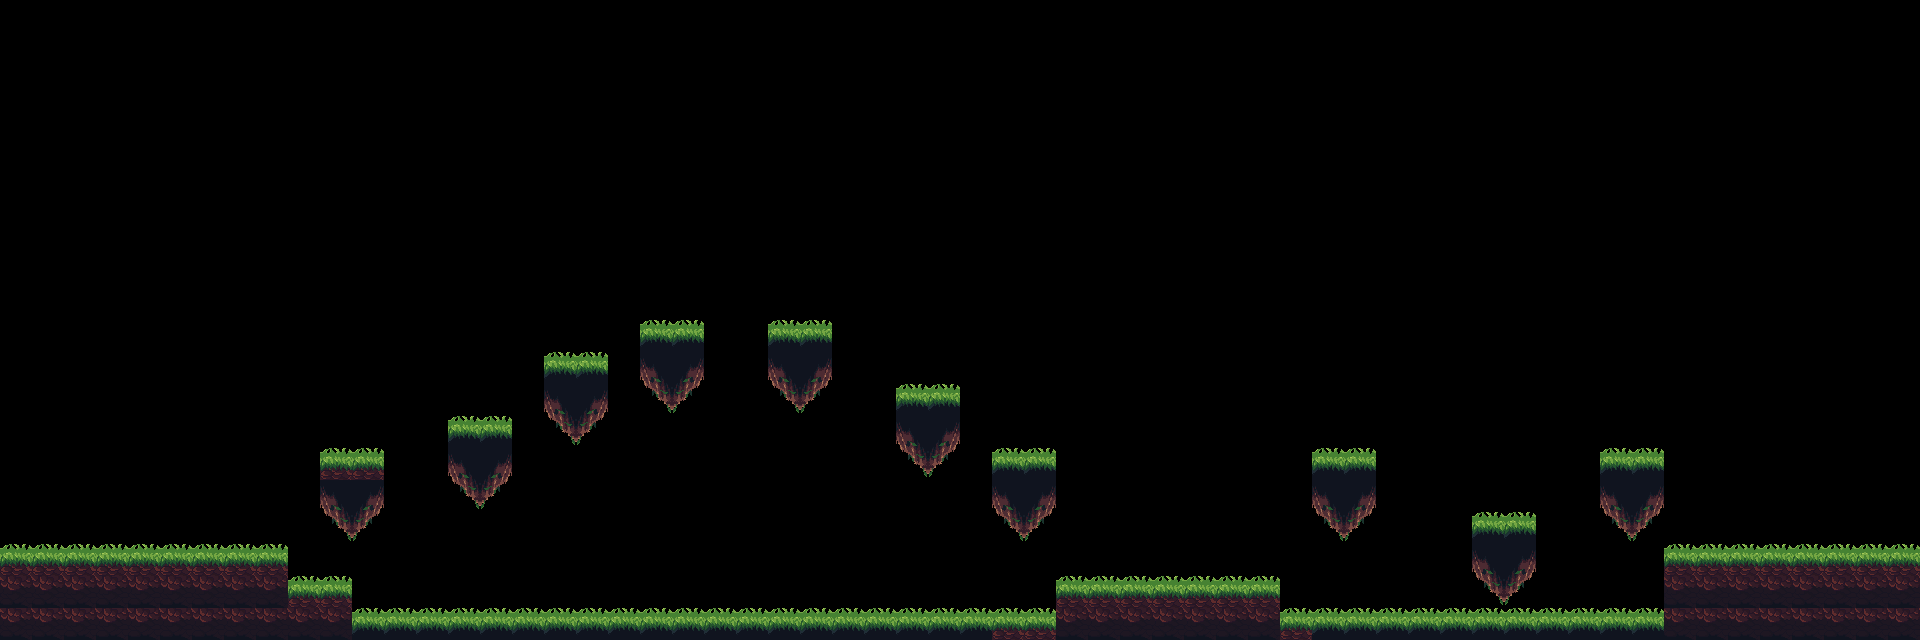

A level layout from a 2D game, rendered from its tile map. Below: a short description, then the map file with its tile-grid data intact:
An orthogonal 60x20 tile map with 32x32 px tiles, 1 tile layer (background), 2 tilesets and 31 objects (10x coin, 4x floor, player, suriken, bumpy).

<map version="1.10" tiledversion="1.11.0" orientation="orthogonal" renderorder="right-down" width="60" height="20" tilewidth="32" tileheight="32" infinite="0" nextlayerid="6" nextobjectid="54">
 <tileset firstgid="1" name="32x32WoodsItchio" tilewidth="32" tileheight="32" tilecount="1566" columns="58">
  <image source="../images/32x32WoodsItchio.png" width="1857" height="890" />
 </tileset>
 <tileset firstgid="1567" name="Tileset" tilewidth="32" tileheight="32" tilecount="100" columns="10">
  <image source="../images/Map Tielset.png" width="320" height="320" />
 </tileset>
 <layer id="1" name="background" width="60" height="20">
  <data encoding="csv">
0,0,0,0,0,0,0,0,0,0,0,0,0,0,0,0,0,0,0,0,0,0,0,0,0,0,0,0,0,0,0,0,0,0,0,0,0,0,0,0,0,0,0,0,0,0,0,0,0,0,0,0,0,0,0,0,0,0,0,0,
0,0,0,0,0,0,0,0,0,0,0,0,0,0,0,0,0,0,0,0,0,0,0,0,0,0,0,0,0,0,0,0,0,0,0,0,0,0,0,0,0,0,0,0,0,0,0,0,0,0,0,0,0,0,0,0,0,0,0,0,
0,0,0,0,0,0,0,0,0,0,0,0,0,0,0,0,0,0,0,0,0,0,0,0,0,0,0,0,0,0,0,0,0,0,0,0,0,0,0,0,0,0,0,0,0,0,0,0,0,0,0,0,0,0,0,0,0,0,0,0,
0,0,0,0,0,0,0,0,0,0,0,0,0,0,0,0,0,0,0,0,0,0,0,0,0,0,0,0,0,0,0,0,0,0,0,0,0,0,0,0,0,0,0,0,0,0,0,0,0,0,0,0,0,0,0,0,0,0,0,0,
0,0,0,0,0,0,0,0,0,0,0,0,0,0,0,0,0,0,0,0,0,0,0,0,0,0,0,0,0,0,0,0,0,0,0,0,0,0,0,0,0,0,0,0,0,0,0,0,0,0,0,0,0,0,0,0,0,0,0,0,
0,0,0,0,0,0,0,0,0,0,0,0,0,0,0,0,0,0,0,0,0,0,0,0,0,0,0,0,0,0,0,0,0,0,0,0,0,0,0,0,0,0,0,0,0,0,0,0,0,0,0,0,0,0,0,0,0,0,0,0,
0,0,0,0,0,0,0,0,0,0,0,0,0,0,0,0,0,0,0,0,0,0,0,0,0,0,0,0,0,0,0,0,0,0,0,0,0,0,0,0,0,0,0,0,0,0,0,0,0,0,0,0,0,0,0,0,0,0,0,0,
0,0,0,0,0,0,0,0,0,0,0,0,0,0,0,0,0,0,0,0,0,0,0,0,0,0,0,0,0,0,0,0,0,0,0,0,0,0,0,0,0,0,0,0,0,0,0,0,0,0,0,0,0,0,0,0,0,0,0,0,
0,0,0,0,0,0,0,0,0,0,0,0,0,0,0,0,0,0,0,0,0,0,0,0,0,0,0,0,0,0,0,0,0,0,0,0,0,0,0,0,0,0,0,0,0,0,0,0,0,0,0,0,0,0,0,0,0,0,0,0,
0,0,0,0,0,0,0,0,0,0,0,0,0,0,0,0,0,0,0,0,0,0,0,0,0,0,0,0,0,0,0,0,0,0,0,0,0,0,0,0,0,0,0,0,0,0,0,0,0,0,0,0,0,0,0,0,0,0,0,0,
0,0,0,0,0,0,0,0,0,0,0,0,0,0,0,0,0,0,0,0,73,73,0,0,73,73,0,0,0,0,0,0,0,0,0,0,0,0,0,0,0,0,0,0,0,0,0,0,0,0,0,0,0,0,0,0,0,0,0,0,
0,0,0,0,0,0,0,0,0,0,0,0,0,0,0,0,0,73,73,0,304,305,0,0,304,305,0,0,0,0,0,0,0,0,0,0,0,0,0,0,0,0,0,0,0,0,0,0,0,0,0,0,0,0,0,0,0,0,0,0,
0,0,0,0,0,0,0,0,0,0,0,0,0,0,0,0,0,304,305,0,362,363,0,0,362,363,0,0,73,73,0,0,0,0,0,0,0,0,0,0,0,0,0,0,0,0,0,0,0,0,0,0,0,0,0,0,0,0,0,0,
0,0,0,0,0,0,0,0,0,0,0,0,0,0,73,73,0,362,363,0,0,0,0,0,0,0,0,0,304,305,0,0,0,0,0,0,0,0,0,0,0,0,0,0,0,0,0,0,0,0,0,0,0,0,0,0,0,0,0,0,
0,0,0,0,0,0,0,0,0,0,301,301,0,0,304,305,0,0,0,0,0,0,0,0,0,0,0,0,362,363,0,73,73,0,0,0,0,0,0,0,0,73,73,0,0,0,0,0,0,0,73,73,0,0,0,0,0,0,0,0,
0,0,0,0,0,0,0,0,0,306,304,305,0,0,362,363,0,0,0,0,0,0,0,0,0,0,0,0,0,0,0,304,305,0,0,0,0,0,0,0,0,304,305,0,0,0,0,0,0,0,304,305,0,0,0,0,0,0,0,0,
0,0,0,0,0,0,0,0,0,0,362,363,0,0,0,0,0,0,0,0,0,0,0,0,0,0,0,0,0,0,0,362,363,0,0,0,0,0,0,0,0,362,363,0,0,0,73,73,0,0,362,363,0,0,0,0,0,0,0,0,
183,183,183,183,183,183,183,183,183,0,0,0,0,0,0,0,0,0,0,0,0,0,0,0,0,0,0,0,0,0,0,0,0,0,0,0,0,0,0,0,0,0,0,0,0,0,304,305,0,0,0,0,183,183,183,183,183,183,183,183,
241,241,241,241,241,241,241,241,241,183,183,0,0,0,0,0,0,0,0,0,0,0,0,0,0,0,0,0,0,0,0,0,0,183,183,183,183,183,183,183,0,0,0,0,0,0,362,363,0,0,0,0,241,241,241,241,241,241,241,241,
241,241,241,241,241,241,241,241,241,241,241,73,73,73,73,73,73,73,73,73,73,73,73,73,73,73,73,73,73,73,73,297,297,241,241,241,241,241,241,241,297,73,73,73,73,73,73,73,73,73,73,73,241,241,241,241,241,241,241,241
</data>
 </layer>
 <objectgroup id="5" name="spawn">
  <object id="38" type="player" x="47.4921" y="448.536" width="73.8766" height="65.0818" />
 </objectgroup>
 <objectgroup id="2" name="coin">
  <object id="1" type="coin" x="657.405" y="177.518" width="44.6667" height="52" />
  <object id="5" type="coin" x="330" y="370.333" width="46.6667" height="52" />
  <object id="7" type="coin" x="450" y="323.333" width="48.6667" height="52" />
  <object id="8" type="coin" x="556" y="262" width="42.6667" height="54" />
  <object id="9" type="coin" x="777.667" y="175.667" width="44.6667" height="52" />
  <object id="10" type="coin" x="904.667" y="278" width="46.6667" height="52" />
  <object id="12" type="coin" x="1319.09" y="326.887" width="48.6667" height="52" />
  <object id="13" type="coin" x="1002" y="378.333" width="46.6667" height="52" />
  <object id="14" type="coin" x="1473.33" y="440" width="58.6667" height="52" />
  <object id="15" type="coin" x="1604.33" y="318" width="48.6667" height="52" />
 </objectgroup>
 <objectgroup id="4" name="monsters">
  <object id="36" type="suriken" x="1166.92" y="571.377" width="22.0459" height="36.528" />
  <object id="51" type="bumpy" x="671" y="577" width="34" height="42">
   <properties>
    <property name="isVertical" type="bool" value="false" />
    <property name="offNeg" type="float" value="10" />
    <property name="offPos" type="float" value="10" />
   </properties>
  </object>
 </objectgroup>
 <objectgroup id="3" name="ground">
  <object id="16" x="1696.67" y="542.667" width="230.667" height="100" />
  <object id="19" x="-2.66683" y="540.667" width="262" height="100" />
  <object id="20" x="335.167" y="454" width="31.917" height="62" />
  <object id="21" x="469.791" y="411.5" width="25.917" height="88" />
  <object id="22" x="565.042" y="348" width="29.917" height="76" />
  <object id="23" x="657.042" y="315" width="31.917" height="72" />
  <object id="24" x="784.042" y="314" width="31.917" height="82" />
  <object id="40" type="floor" x="-56" y="-48" width="90" height="730" />
  <object id="41" type="floor" x="-68" y="624" width="2038" height="90" />
  <object id="42" type="floor" x="-46" y="-46" width="1998" height="72" />
  <object id="43" type="floor" x="1886" y="-38" width="86" height="752" />
  <object id="45" x="913.042" y="386" width="29.917" height="74" />
  <object id="46" x="1007.04" y="454" width="33.917" height="62" />
  <object id="47" x="1329.04" y="448" width="29.917" height="66" />
  <object id="48" x="1491.04" y="512" width="27.917" height="100" />
  <object id="49" x="1615.04" y="450" width="31.917" height="100" />
  <object id="52" x="1050.77" y="584" width="230.364" height="48" />
  <object id="53" x="226" y="582" width="100" height="48" />
 </objectgroup>
</map>
